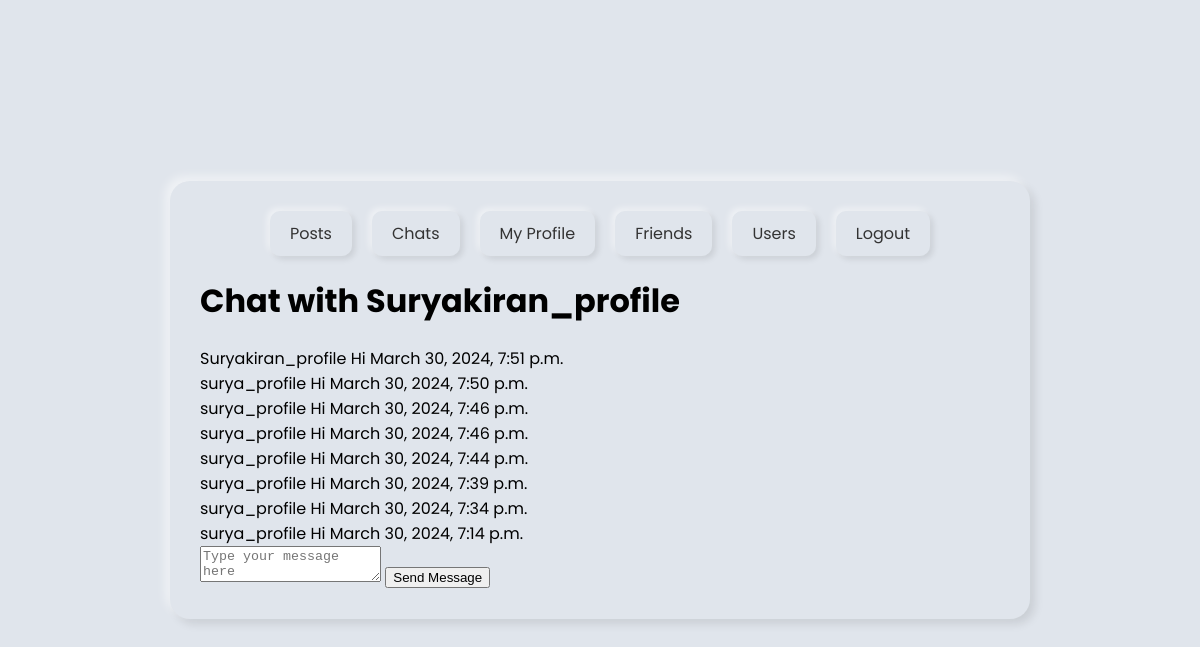
The app's page /messages/individual_chat/5 (signed in) with its own data.
### inst_profile/models.py (models this page shows, shortened)
class Profile(models.Model):
    user = models.OneToOneField(User, on_delete=models.CASCADE)
    username = models.CharField(max_length=50, unique=True)
    date_of_birth = models.DateField(null=True,blank=True)
    photo = models.ImageField(upload_to='profile_photos', null=True, blank=True)
    friends = models.ManyToManyField('self', blank=True, symmetrical=False)

### inst_messages/models.py (models this page shows, shortened)
class Message(models.Model):
    sender = models.ForeignKey(Profile, related_name='sent_messages', on_delete=models.CASCADE)
    recipients = models.ManyToManyField(Profile, related_name='received_messages')
    content = models.TextField()
    timestamp = models.DateTimeField(default=timezone.now)
    is_read = models.BooleanField(default=False)

### inst_messages/views.py (the view)
# urls.py: path('individual_chat/<user_id>', views.individual_chat, name="individual_chat"),
@login_required
def individual_chat(request, user_id):
    profile = request.user.profile
    friend = get_object_or_404(Profile, id=user_id)
    messages = Message.objects.filter(
        recipients__in=[profile, friend]
    ).order_by('-timestamp')
    return render(request, 'individual_chat.html', {
        'friend': friend,
        'messages': messages
    })

### templates/individual_chat.html (shortened to what this page needs)
{% extends 'base.html' %}
{% block content %}
<h1>Chat with {{ friend.username }}</h1>
{% for message in messages %}
<div class="message {% if message.sender == request.user.profile %}sent{% else %}received{% endif %}">
    <span class="sender">{{ message.sender.username }}</span>
    <span class="content">{{ message.content }}</span>
    <span class="timestamp">{{ message.timestamp }}</span>
</div>
{% endfor %}
<form method="post" action="{% url 'send_message' %}">
    <textarea name="content" placeholder="Type your message here"></textarea>
    <button type="submit">Send Message</button>
</form>
{% endblock %}

### templates/base.html (style rules this page uses)
body { background-color: #e0e5ec; font-family: 'Poppins', sans-serif; display: flex; justify-content: center; align-items: center; height: 100vh; margin: 0; }

### records on screen
Profile: username "Suryakiran_profile"
Message: sender.username "Suryakiran_profile", content "Hi", timestamp "March 30, 2024, 7:51 p.m."
Message: sender.username "surya_profile", content "Hi", timestamp "March 30, 2024, 7:50 p.m."
Message: sender.username "surya_profile", content "Hi", timestamp "March 30, 2024, 7:46 p.m."
Message: sender.username "surya_profile", content "Hi", timestamp "March 30, 2024, 7:46 p.m."
Message: sender.username "surya_profile", content "Hi", timestamp "March 30, 2024, 7:44 p.m."
Message: sender.username "surya_profile", content "Hi", timestamp "March 30, 2024, 7:39 p.m."
Message: sender.username "surya_profile", content "Hi", timestamp "March 30, 2024, 7:34 p.m."
Message: sender.username "surya_profile", content "Hi", timestamp "March 30, 2024, 7:14 p.m."
